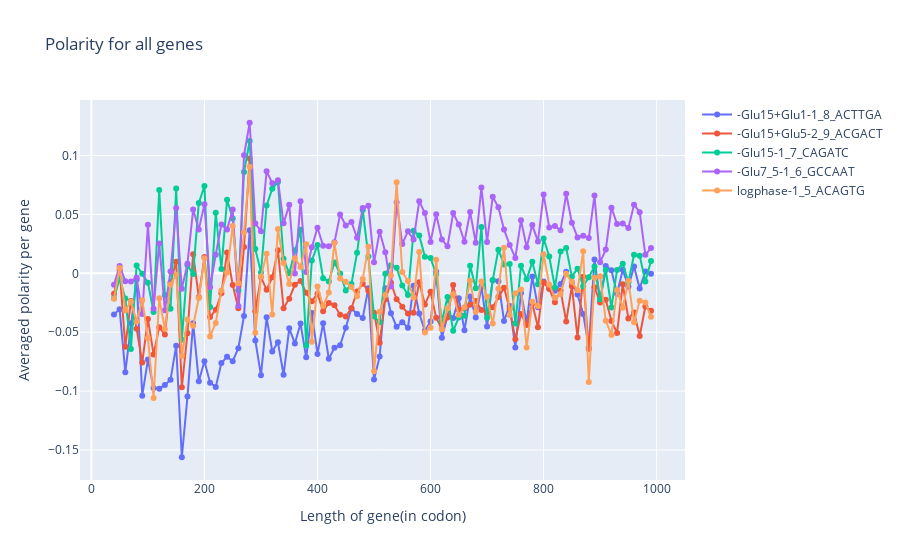

Here is the notebook cell this chart was saved with:
### Code cell
fig = go.Figure()

for t in range(len(times)):
    fig.add_trace(go.Scatter(x=keys, y=values_list[t],
                    mode='markers+lines',
                    #mode='markers',
                    name= times[t]))
    
# Set title
fig.update_layout(
    title_text="Polarity for all genes",
    xaxis_title="Length of gene(in codon)",
    yaxis_title="Averaged polarity per gene"
)

fig.show()
